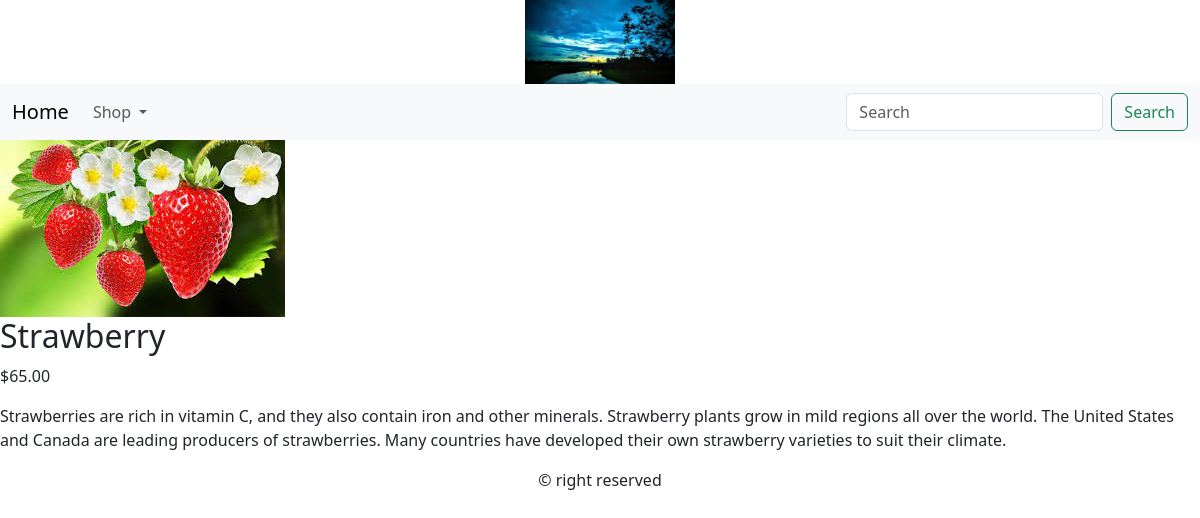
The app's page /shop/fruits/strawberry/ with its own data.
### Ecomapp/models.py (models this page shows, shortened)
class Product(models.Model):
    name = models.CharField(max_length=250,unique=True)
    slug = models.SlugField(max_length=250,unique=True)
    desc = models.TextField()
    image = models.ImageField(upload_to='product',blank=True)
    price = models.DecimalField(max_digits=10,decimal_places=2)
    category = models.ForeignKey(Category,on_delete=models.CASCADE)
    stock = models.IntegerField()
    available = models.BooleanField(default=True)
    created = models.DateTimeField(auto_now_add=True)
    updated = models.DateTimeField(auto_now=True)
    class Meta:
        ordering = ('name',)
        verbose_name = 'product'
        verbose_name_plural = 'products'

### Ecomapp/views.py (the view)
# urls.py: path('<slug:c_slug>/<slug:product_slug>/',views.ProdDetail,name='ProdDetails'),
def ProdDetail(request,c_slug,product_slug):
    try:
        product = Product.objects.get(category__slug=c_slug,slug=product_slug)
    except Exception as e:
        raise e
    return render(request,'product.html',{'product':product})

### Ecomapp/context_processors.py (called while the page is built)
def get_links(request):
    links = Category.objects.all()
    print(links)
    return dict(links=links)

### Ecomapp/models.py (called while the page is built)
    def get_url(self):
        return reverse('Ecomapp:products_by_cat',args=[self.slug])

    def __str__(self):
        return self.name

### Ecomapp/templates/product.html (shortened to what this page needs)
{% extends 'base.html' %}
{% load static %}
{% block content %}
<div>
    <div>
        <img src="{{product.image.url}}" alt="{{product.name}}">
    </div>
</div>
<div>
    <h2>{{product.name}}</h2>
    <p>${{product.price}}</p>
    <p>{{product.desc}}</p>
</div>
{% endblock %}

### records on screen
Product: image (picture), name "Strawberry", price "65.00", desc "Strawberries are rich in vitamin C, and they also contain iron and other minerals. Strawberry plants grow in mild regions all over the world. The United States and Canada are leading producers of strawberries. Many countries have developed their own strawberry varieties to suit their climate."
